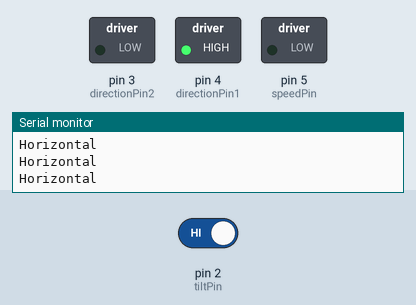
Simulated run of this sketch. Board: Arduino Uno, built with avr-gcc and run on an emulated ATmega328P. Parts: switched loads named in the sketch (green lamp = pin HIGH), the last lines printed to the serial monitor. Inputs (shaded band) come from the test bench; at power-on: pin 2 (tiltPin) HIGH.

Above: at 1.2 s.
1.3 s: pin 2 (tiltPin) driven LOW
At 2.5 s:
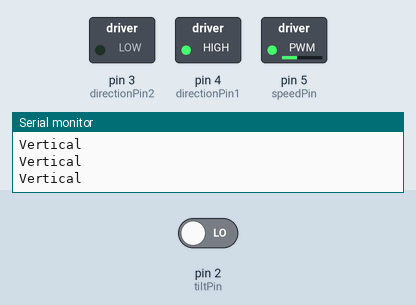
2.8 s: pin 2 (tiltPin) driven HIGH
At 3.8 s:
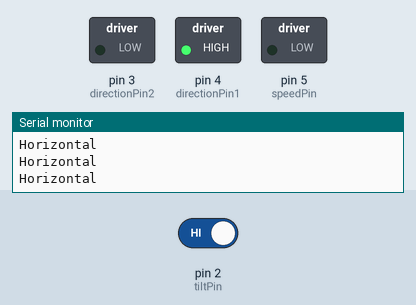
Timing chart, 0 to 5.8 s (numbered marks = the images above; inputs shaded):
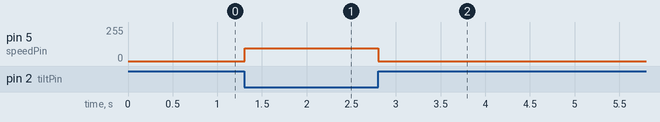

The sketch:

37-control_dc_motors_with_tilt_switch_homework.ino
```cpp
int speedPin = 5, directionPin1 = 4, directionPin2 = 3;
int outputPins[] = {speedPin, directionPin1, directionPin2};
int motorSpeed = 95;
int tiltPin = 2, tiltValue = 0;

void setup() {
  Serial.begin(9600);
  for (int pin = 0; pin < sizeof(outputPins) / sizeof(int); pin++) {
    pinMode(outputPins[pin], OUTPUT);
  }
  pinMode(tiltPin, INPUT);
  digitalWrite(tiltPin, HIGH);
  digitalWrite(directionPin1, HIGH);
  digitalWrite(directionPin2, LOW);
}

void loop() {
  tiltValue = digitalRead(tiltPin);
  analogWrite(speedPin, tiltValue == LOW ? motorSpeed : 0);
  Serial.println(tiltValue == LOW ? "Vertical" : "Horizontal");
}
```

Measured:
- after the input at 1.3 s, pin 5 (speedPin): 0/255 → 95/255 at once
- after the input at 2.8 s, pin 5 (speedPin): 95/255 → 0/255 at once
